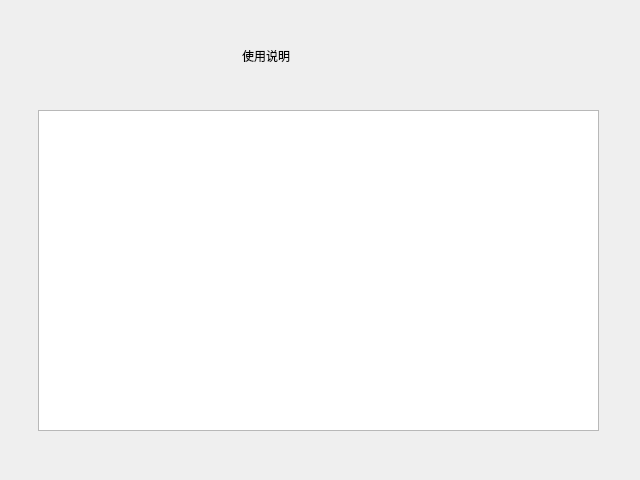
<?xml version="1.0" encoding="UTF-8"?>
<ui version="4.0">
 <class>helper</class>
 <widget class="QMainWindow" name="helper">
  <property name="geometry">
   <rect>
    <x>0</x>
    <y>0</y>
    <width>640</width>
    <height>480</height>
   </rect>
  </property>
  <property name="windowTitle">
   <string>MainWindow</string>
  </property>
  <widget class="QWidget" name="centralwidget">
   <widget class="QTextEdit" name="instruction">
    <property name="enabled">
     <bool>true</bool>
    </property>
    <property name="geometry">
     <rect>
      <x>38</x>
      <y>110</y>
      <width>561</width>
      <height>321</height>
     </rect>
    </property>
    <property name="readOnly">
     <bool>true</bool>
    </property>
   </widget>
   <widget class="QLabel" name="title">
    <property name="geometry">
     <rect>
      <x>242</x>
      <y>20</y>
      <width>151</width>
      <height>71</height>
     </rect>
    </property>
    <property name="styleSheet">
     <string notr="true">font: 35px &quot;华光准圆_CNKI&quot;;
padding: 0px;</string>
    </property>
    <property name="text">
     <string>使用说明</string>
    </property>
   </widget>
  </widget>
 </widget>
 <resources/>
 <connections/>
</ui>
